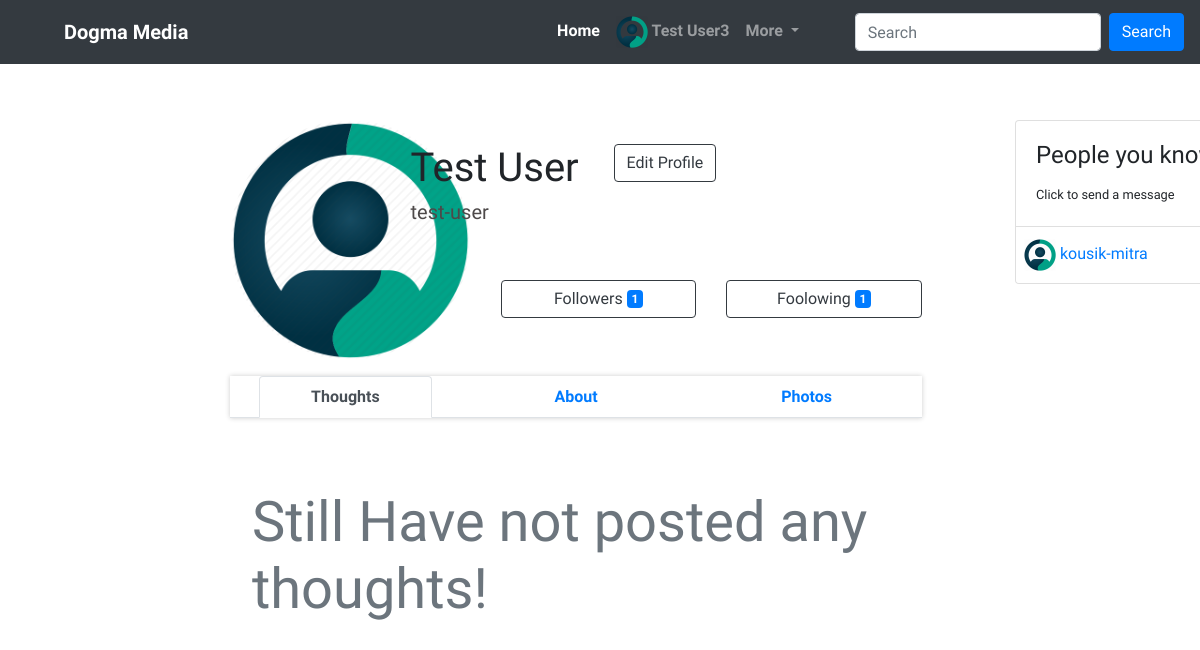
The page /profile.php?user_id=3 (signed in) on the database its author committed.
### tables this page shows
CREATE TABLE `profiles` (
  `id` int(11) NOT NULL,
  `users_id` int(11) NOT NULL,
  `bio` text DEFAULT NULL,
  `works` varchar(200) DEFAULT NULL,
  `address` text DEFAULT NULL,
  `phone` varchar(10) DEFAULT NULL,
  `dob` date DEFAULT NULL,
  `followers` int(11) NOT NULL DEFAULT 0,
  `following` int(11) NOT NULL DEFAULT 0,
  `profile_photo` text DEFAULT '\'profile-icon.png\''
);

CREATE TABLE `users` (
  `id` int(11) NOT NULL,
  `username` varchar(30) NOT NULL,
  `name` varchar(50) NOT NULL,
  `email` varchar(50) NOT NULL,
  `password` varchar(200) NOT NULL,
  `verified` tinyint(1) NOT NULL DEFAULT 0,
  `reg_time` timestamp NOT NULL DEFAULT current_timestamp()
);

CREATE TABLE `followers` (
  `id` int(11) NOT NULL,
  `users_id` int(11) NOT NULL,
  `follows` int(11) NOT NULL
);

### includes/functions.php (called while the page is built, shortened)
<?php
  function get_dir_url()
  {
    $url = $_SERVER['REQUEST_URI'];
    $parts = explode('/',$url);
    $dir = $_SERVER['SERVER_NAME'];
    for ($i = 0; $i < count($parts) - 1; $i++) {
     $dir .= $parts[$i] . "/";
    }
    return "http://".$dir;
  }
?>

### profile.php (the view, shortened to what this page needs)
<?php
require_once "./includes/functions.php";
require_once "./database/dbconnection.php";
if (isset($_GET['user_id'])) {
    $user_id = $_GET['user_id'];
    $sql = "SELECT users.username AS 'USERNAME', users.name AS 'NAME', profiles.profile_photo AS 'PROFILE_PHOTO', profiles.bio AS 'BIO', profiles.works AS 'WORKS', profiles.address AS 'ADDRESS', profiles.followers AS 'FOLLOWERS', profiles.following AS 'FOLLOWING' FROM users, profiles WHERE users.id = profiles.users_id AND users.id = {$user_id};";
    $user_result = $conn->query($sql);
    if ($user_result->num_rows != 1) {
        header('location:./info.php');
    } else {
        $user_info = $user_result->fetch_assoc();
        $username = $user_info['USERNAME'];
        $name = $user_info['NAME'];
        $profile_photo = $user_info['PROFILE_PHOTO'];
        $followers = $user_info['FOLLOWERS'];
        $following = $user_info['FOLLOWING'];
    }
}
?>
<!DOCTYPE html>
<html lang="en">
<head>
    <?php require_once "./includes/links.php"; ?>
    <link rel="stylesheet" href="./css/my_photos.css">
</head>
<body>
    <div class="container-main">
        <?php include_once "./includes/header.php"; ?>
        <div class="main" style="margin-top:15vh;">
            <div class="container-fluid">
                <div class="row">
                    <div class="col-8 offset-2">
                        <div class="container-fluid" style="background:background: rgba(238, 236, 236, 0.705);">
                            <div class="row">
                                <div class="col">
                                    <div class="row">
                                        <div class="col-3 text-center">
                                            <img src="<?php echo get_dir_url() . "profile_images/" . $profile_photo; ?>" alt="" class="profile-photo rounded-circle">
                                        </div>
                                        <div class="col-9">
                                            <div class="row mt-4">
                                                <div class="col-9">
                                                    <div class="row">
                                                        <div class="col">
                                                            <h1 class="full-name w-100"><?php echo $name; ?></h1>
                                                        </div>
                                                        <?php
                                                        if ($user_id == $_SESSION['user_id']) {
                                                            ?>
                                                            <div class="col">
                                                                <a href="./edit_profile.php" class="btn btn-outline-dark">Edit Profile</a>
                                                            </div>
                                                        <?php
                                                    }
                                                    ?>
                                                    </div>
                                                    <h5 class="user-name"><?php echo $username; ?></h5>
                                                </div>
                                                <div class="col-3">
                                                </div>
                                            </div>
                                            <div class="row mt-5">
                                                <div class="col-2"></div>
                                                <div class="col-10">
                                                    <div class="row">
                                                        <div class="col">
                                                            <a href="" class="btn btn-outline-dark w-100">Followers
                                                                <span id="followers" class="badge badge-primary"><?php echo $followers; ?></span>
                                                            </a>
                                                        </div>
                                                        <div class="col">
                                                            <a href="" class="btn btn-outline-dark w-100">Foolowing
                                                                <span id="following" class="badge badge-primary"><?php echo $following; ?></span>
                                                            </a>
                                                        </div>
                                                    </div>
                                                </div>
                                            </div>
                                        </div>
                                    </div>
                                    <div class="row">
                                        <div class="col">
                                            <div class="profile-tabs mt-3 mb-3">
                                                <ul class="nav nav-tabs justify-content-around" role="tablist">
                                                    <li class="nav-item text-center w-25">
                                                        <a class="nav-link active font-weight-bold" data-toggle="tab" href="#tabs-1" role="tab">Thoughts</a>
                                                    </li>
                                                    <li class="nav-item text-center w-25">
                                                        <a class="nav-link font-weight-bold" data-toggle="tab" href="#tabs-2" role="tab">About</a>
                                                    </li>
                                                    <li class="nav-item text-center w-25">
                                                        <a class="nav-link font-weight-bold" data-toggle="tab" href="#tabs-3" role="tab">Photos</a>
                                                    </li>
                                                </ul>
                                            </div>
                                            <div class="tab-content tab-page">
                                                <div class="tab-pane active" id="tabs-1" role="tabpanel">
                                                    <?php include "./thoughts.php"; ?>
                                                </div>
                                            </div>
                                        </div>
                                    </div>
                                </div>
                            </div>
                        </div>
                    </div>
                    <div class="col-2">
                        <?php include "./includes/chat-section.php"; ?>
                    </div>
                </div>
            </div>
        </div>
    </div>
</body>
</html>

### includes/header.php (shortened to what this page needs)
<div class="header-section fixed-top">
    <nav class="navbar navbar-expand-lg navbar-dark bg-dark">
        <a class="navbar-brand mx-5 font-weight-bolder" href="./home.php">Dogma Media</a>
        <div class="collapse navbar-collapse" id="navbarSupportedContent">
            <ul class="navbar-nav ml-auto mr-5 d-flex align-items-baseline">
                <li class="nav-item active">
                    <a class="nav-link font-weight-bold" href="./home.php">Home <span class="sr-only">(current)</span></a>
                </li>
                <li class="nav-item">
                    <?php
                    $sql = "SELECT users.id AS 'USERID', users.username AS 'USERNAME', users.name AS 'NAME', profiles.profile_photo AS 'PROFILE_PHOTO' FROM users, profiles WHERE users.id = profiles.users_id AND users.id={$_SESSION['user_id']};";
                    $myprofile_info = $conn->query($sql);
                    $myprofile_info = $myprofile_info->fetch_assoc();
                    ?>
                    <a class="nav-link font-weight-bold" href="<?php echo "./profile.php?user_id=".$myprofile_info['USERID'] ?>">
                        <img src="<?php echo $myprofile_info['PROFILE_PHOTO'] ?>" class="profile-icon" alt=""> <?php echo $myprofile_info['NAME']; echo $_SESSION['user_id']; ?>
                    </a>
                </li>
                <li class="nav-item dropdown">
                    <a class="nav-link dropdown-toggle font-weight-bold" href="#" id="navbarDropdown" role="button" data-toggle="dropdown" aria-haspopup="true" aria-expanded="false">
                        More
                    </a>
                </li>
            </ul>
            <form class="form-inline my-2 my-lg-0">
                <input class="form-control mr-sm-2" type="search" placeholder="Search" aria-label="Search">
                <button class="btn btn-primary my-2 my-sm-0" type="submit">Search</button>
            </form>
        </div>
    </nav>
</div>

### includes/chat-section.php
<div class="known-peoples position-fixed w-100 h-100 ml-5">
                    <div class="card">
                        <div class="card-body">
                            <h4 class="card-title">People you know!</h4>
                            <small class="card-text">Click to send a message</small>
                        </div>
                        <ul class="list-group list-group-flush">
                  <?php
                  $sql = "SELECT followers.users_id AS 'USER_ID', followers.follows AS 'FOLLOW_ID', users.username AS 'USERNAME', users.name AS 'NAME', profiles.profile_photo AS 'PROFILE_PHOTO' from followers, users, profiles WHERE followers.follows = users.id AND users.id = profiles.users_id AND followers.users_id= {$_SESSION['user_id']};";
                  $followings = $conn->query($sql);
                  if ($followings->num_rows > 0) {
                    while ($follow = $followings->fetch_assoc()) {
                      ?>
                      <a href="<?php echo "./chat/?sent_to=".$follow['FOLLOW_ID']; ?>"><li class="list-group-item px-2">
                        <img src="<?php echo get_dir_url() . "profile_images/" . $follow['PROFILE_PHOTO'] ?>" class="profile-icon mr-1" alt=""><?php echo $follow['USERNAME'] ?>
                      </li></a>
                    <?php
                  }
                } else {
                  ?>
                    <li class="list-group-item px-2">
                      <p class="">Follow someone to send a message</p>
                    </li>
                  <?php
                }
                ?>
                </ul>
                    </div>
                </div>

### css/style.css (style rules this page uses)
body { font-family: 'Comfortaa', cursive !important; }
.main { padding-left: 1%; padding-right: 5%; }
.profile-icon { height: 2rem; width: 2rem }
.user-name { color: rgb(77, 73, 73); }
.profile-photo { height: 15rem; width: 15rem; }
.profile-tabs { box-shadow: 0 0 5px 0 rgba(0, 0, 0, 0.2); }
.tab-page { padding: 1% 1%; }

### css/my_photos.css (style rules this page uses)
*, *::before, *::after { box-sizing: border-box; }

### rows shown on the page
profiles: profile_photo (picture), users.name "Test User", users.username "test-user", followers "1", following "1"
followers: profiles.profile_photo (picture), follows.username "kousik-mitra"

### other values the page prints
$_SESSION['user_id'] "3"
